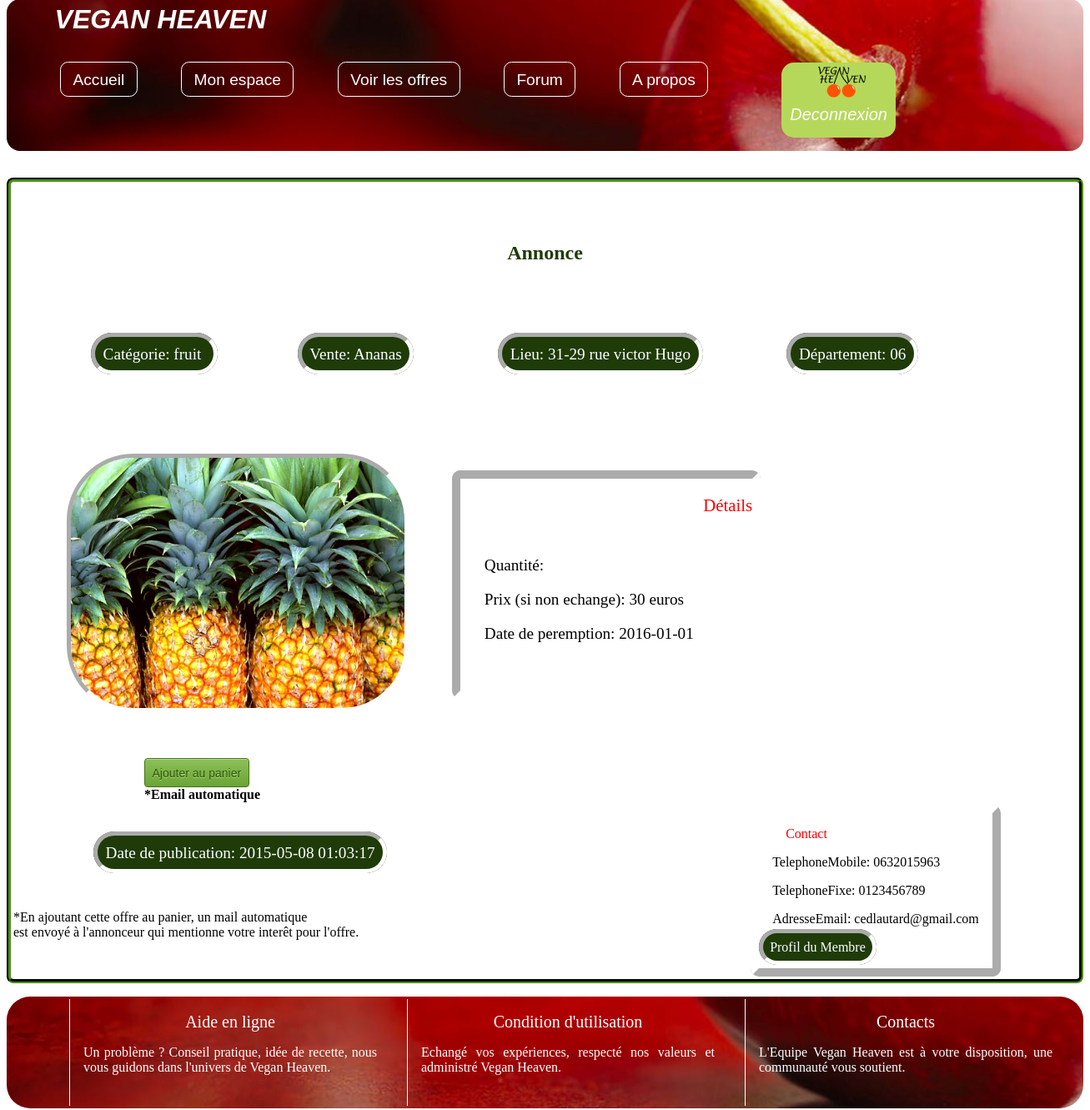
The page /Site/global/Produits.php?variable=Ananas (signed in) on the database as committed earlier.
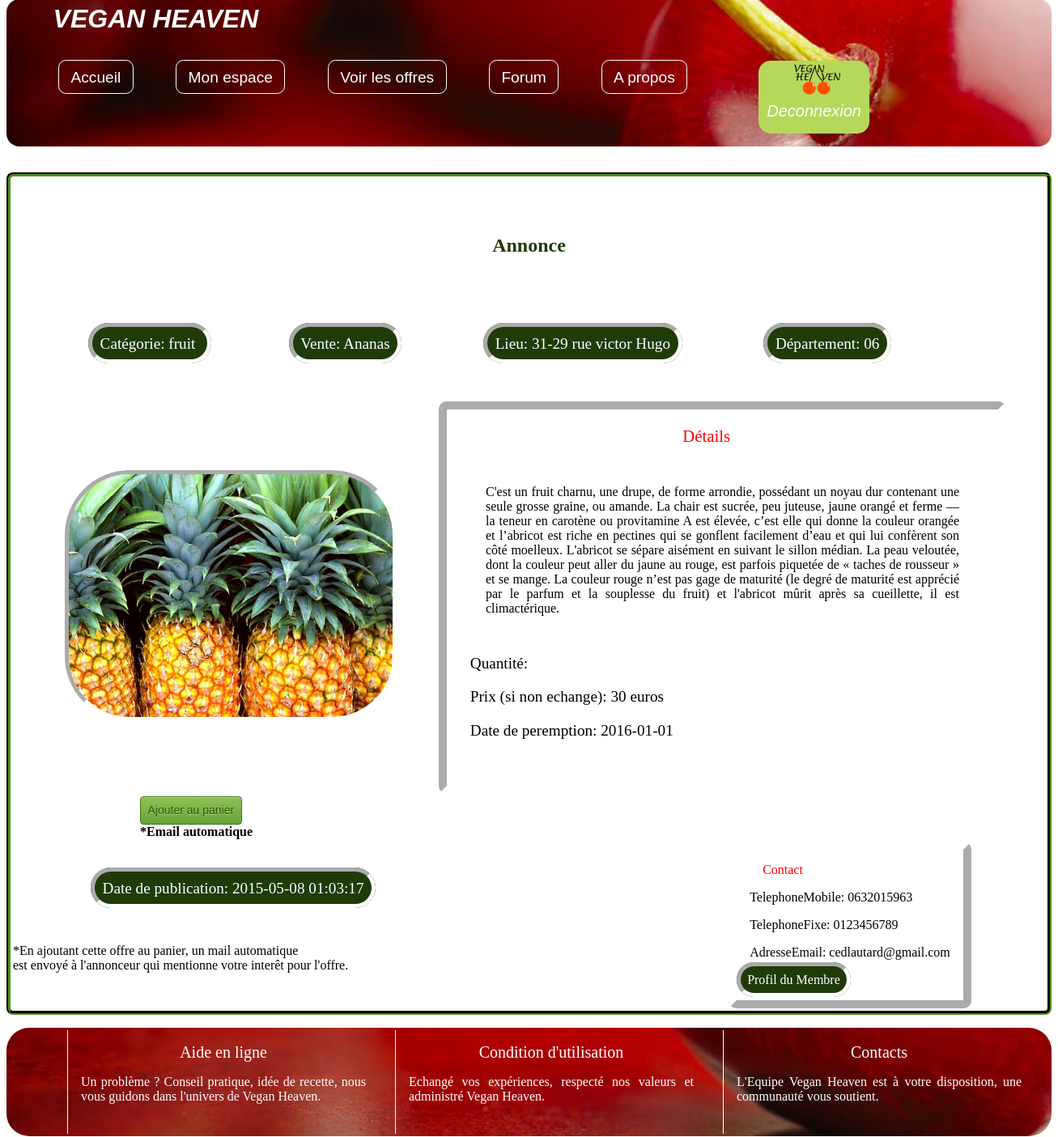
The same page on the database as committed later.
### tables this page shows
CREATE TABLE IF NOT EXISTS `annonces` (
  `idAnnonces` int(5) NOT NULL AUTO_INCREMENT,
  `Members_idMembers` int(11) NOT NULL,
  `Annonceur` text NOT NULL,
  `Transaction` text NOT NULL,
  `prix_offre` int(11) NOT NULL,
  `lieu_transaction` text NOT NULL,
  `departement` text NOT NULL,
  `code_postal` int(6) NOT NULL,
  `Produit` text NOT NULL,
  `Date` date NOT NULL,
  `Description` text NOT NULL,
  `Categorie` text NOT NULL,
  `Url_Image` varchar(255) NOT NULL,
  `DatePublication` datetime NOT NULL,
  `Effectuee` tinyint(1) NOT NULL,
  PRIMARY KEY (`idAnnonces`)
);

### Site/global/controleurs/ProduitsControleurs.php (called while the page is built)
<?php
include('./modeles/ProduitsModeles.php');
include('./vues/ProduitsVues.php');
?>

### Site/global/Produits.php (called while the page is built, shortened)
<?php
	include('controleurs/ProduitsControleurs.php');
	include('commun/PiedDePage.php');
?>

### Site/global/modeles/ProduitsModeles.php (called while the page is built, shortened)
<?php
if (isset ($_GET["variable"])) {
	$Produit = $_GET["variable"];
	$bdd = new PDO('mysql:host=127.0.0.1;dbname=membre;charset=utf8', 'root','root');
	$requete=$bdd->prepare('SELECT * FROM annonces WHERE `Produit`= ?');
	$requete->execute(array($Produit));
	$reponse=$requete->fetch();
	$Titre=$reponse['Produit'];
	$Transaction=$reponse['Transaction'];
	$prix_offre=$reponse['prix_offre'];
	$lieu_transaction=$reponse['lieu_transaction'];
	$departement=$reponse['departement'];
	$Date=$reponse['Date'];
	$Description=$reponse['Description'];
	$Categorie=$reponse['Categorie'];
	$Url_Image=$reponse['Url_Image'];
	$DatePublication=$reponse['DatePublication'];
	$idMember=$reponse['Members_idMembers'];
	$idAnnonces=$reponse['idAnnonces'];
	$UrlImage=$reponse['Url_Image'];
	}
	else
	{
	$variable = EOT;
	}
?>
<?php
	if(isset($_SESSION['member']))
	{
		$bdd = new PDO('mysql:host=127.0.0.1;dbname=membre;charset=utf8', 'root','root');
		$requete=$bdd->prepare('SELECT `TelephoneMobile`, `TelephoneFixe`, `AdresseEmail` FROM users WHERE `id`= ?');
		$requete->execute(array($idMember));
		$reponse=$requete->fetch();
		$TelephoneMobile=$reponse['TelephoneMobile'];
		$TelephoneFixe=$reponse['TelephoneFixe'];
		$AdresseEmail=$reponse['AdresseEmail'];
	}
?>

### Site/global/vues/ProduitsVues.php (the view)
<section class="corp">
	<h1 class="annonce">Annonce</h1>
	<?php
		echo"
			<p class='info'><span class='marge'> Catégorie: $Categorie </span><span class='marge'>$Transaction: $Produit</span> <span class='marge'> Lieu: $lieu_transaction</span>
			<span class='marge'>Département: $departement</span></p>
		<table>
			<tr>
				<td>
				<img class='image' src='vues/PhotoDeProduit/$Url_Image' width=400px height=300px />
				</td>
				<td >
					<div class='detail'>
						<p class='titreDetail'>Détails</p>
					<p class='description'>
						$Description
					</p>
					<p class='prix'><span class='date_peremption'>Quantité: $Quantite</span></p>
					<p class='prix'><span class='date_peremption'>Prix (si non echange): $prix_offre euros</span></p>
					<p class='date'><span class='date_peremption'>Date de peremption: $Date </span></p>
					<div>
				</td>
		</table>
		<table>
		<tr>
			<td>
		<p class='info' ><span class='marge'>Date de publication: $DatePublication</span></p>
		<p>*En ajoutant cette offre au panier, un mail automatique</br>est envoyé à l'annonceur qui mentionne votre interêt pour l'offre.</p>
			</td>
		";
		if(isset($_SESSION['member'])){
			echo"<div class='repondre'><a href='MonCompte.php?idMember=".$idMember."&amp;Titre=".$Titre."&amp;Transaction=".$Transaction."&amp;Peremtion=".$Date."&amp;prix_offre=".$prix_offre."&amp;lieu_transaction=".$lieu_transaction."&amp;DatePublication=".$DatePublication."
				&amp;TelephoneMobile=".$TelephoneMobile."&amp;TelephoneFixe=".$TelephoneFixe."&amp;AdresseEmail=".$AdresseEmail."&amp;idAnnonces=".$idAnnonces."&amp;UrlImage=".$UrlImage."'><button class='submit-button'>
				Ajouter au panier</button></a><br/><strong>*Email automatique</strong></div>
				<td>
			<div class='coordonees'>
				<p class='contact'>Contact</p>
				<p class='coordoneesTTA'><span class=''>TelephoneMobile: $TelephoneMobile</span></p>
				<p class='coordoneesTTA'coordoneesTTA''><span class=''>TelephoneFixe: $TelephoneFixe </span></p>
				<p class='coordoneesTTA''><span class=''>AdresseEmail: $AdresseEmail </span></p>
				<span class='marger'><a class='modif' href='PageDeProfil.php?idMember=".$idMember."''>Profil du Membre</a></span></p>
			</div>
			</td>
		</tr>";
		}
		echo"</table>";
	?>
</section>

Rows that differ between the two databases and show on the page:
changed annonces "fruit": Description (not shown) → "C'est un fruit charnu, une drupe, de forme arrondie, possédant un noyau dur contenant une seule grosse graine, ou amande. La chair est sucrée, peu juteuse, jaune orangé et ferme — la teneur en carotène ou provitamine A est élevée, c’est elle qui donne la couleur orangée et l’abricot est riche en pectines qui se gonflent facilement d’eau et qui lui confèrent son côté moelleux. L'abricot se sépare aisément en suivant le sillon médian. La peau veloutée, dont la couleur peut aller du jaune au rouge, est parfois piquetée de « taches de rousseur » et se mange. La couleur rouge n’est pas gage de maturité (le degré de maturité est apprécié par le parfum et la souplesse du fruit) et l'abricot mûrit…"
